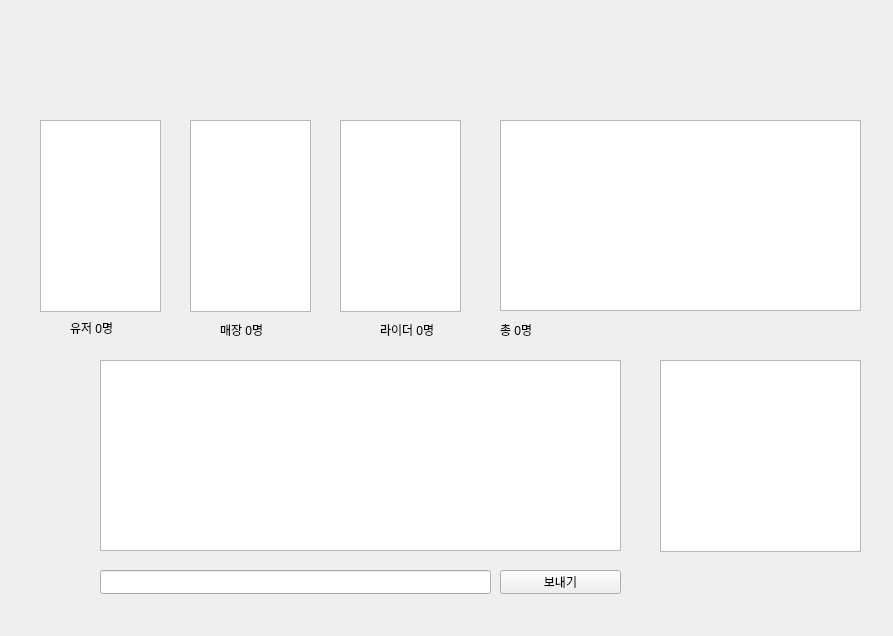
<?xml version="1.0" encoding="UTF-8"?>
<ui version="4.0">
 <class>Widget</class>
 <widget class="QWidget" name="Widget">
  <property name="geometry">
   <rect>
    <x>0</x>
    <y>0</y>
    <width>893</width>
    <height>636</height>
   </rect>
  </property>
  <property name="windowTitle">
   <string>Widget</string>
  </property>
  <widget class="QListWidget" name="user_list">
   <property name="geometry">
    <rect>
     <x>40</x>
     <y>120</y>
     <width>121</width>
     <height>192</height>
    </rect>
   </property>
  </widget>
  <widget class="QListWidget" name="shop_list">
   <property name="geometry">
    <rect>
     <x>190</x>
     <y>120</y>
     <width>121</width>
     <height>192</height>
    </rect>
   </property>
  </widget>
  <widget class="QListWidget" name="rider_list">
   <property name="geometry">
    <rect>
     <x>340</x>
     <y>120</y>
     <width>121</width>
     <height>192</height>
    </rect>
   </property>
  </widget>
  <widget class="QTextEdit" name="all_te">
   <property name="geometry">
    <rect>
     <x>500</x>
     <y>120</y>
     <width>361</width>
     <height>191</height>
    </rect>
   </property>
  </widget>
  <widget class="QLineEdit" name="chat_le">
   <property name="geometry">
    <rect>
     <x>100</x>
     <y>570</y>
     <width>391</width>
     <height>24</height>
    </rect>
   </property>
  </widget>
  <widget class="QPushButton" name="chat_send">
   <property name="geometry">
    <rect>
     <x>500</x>
     <y>570</y>
     <width>121</width>
     <height>24</height>
    </rect>
   </property>
   <property name="styleSheet">
    <string notr="true"/>
   </property>
   <property name="text">
    <string>보내기</string>
   </property>
  </widget>
  <widget class="QListWidget" name="chat_list">
   <property name="geometry">
    <rect>
     <x>660</x>
     <y>360</y>
     <width>201</width>
     <height>192</height>
    </rect>
   </property>
  </widget>
  <widget class="QLabel" name="user_lb">
   <property name="geometry">
    <rect>
     <x>70</x>
     <y>320</y>
     <width>61</width>
     <height>16</height>
    </rect>
   </property>
   <property name="text">
    <string>유저 0명</string>
   </property>
  </widget>
  <widget class="QLabel" name="shop_lb">
   <property name="geometry">
    <rect>
     <x>220</x>
     <y>320</y>
     <width>61</width>
     <height>20</height>
    </rect>
   </property>
   <property name="text">
    <string>매장 0명</string>
   </property>
  </widget>
  <widget class="QLabel" name="rider_lb">
   <property name="geometry">
    <rect>
     <x>380</x>
     <y>320</y>
     <width>61</width>
     <height>20</height>
    </rect>
   </property>
   <property name="text">
    <string>라이더 0명</string>
   </property>
  </widget>
  <widget class="QLabel" name="all_lb">
   <property name="geometry">
    <rect>
     <x>500</x>
     <y>320</y>
     <width>61</width>
     <height>20</height>
    </rect>
   </property>
   <property name="text">
    <string>총 0명</string>
   </property>
  </widget>
  <widget class="QTextEdit" name="chat_te">
   <property name="geometry">
    <rect>
     <x>100</x>
     <y>360</y>
     <width>521</width>
     <height>191</height>
    </rect>
   </property>
  </widget>
 </widget>
 <resources/>
 <connections/>
</ui>
